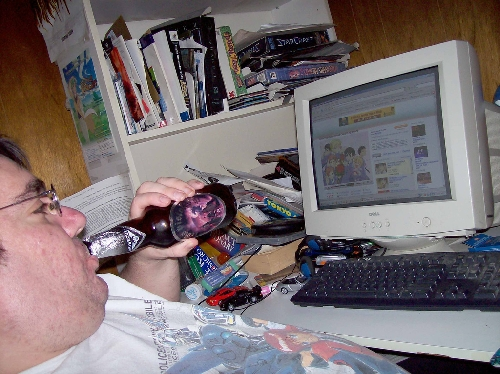
%> input picture Dataset/TrainSet/Interacting with computer/action0022.jpg, 500 x 374 px; its folder holds only this picture in this run
$ octave AVPR_A2_Klimack.m   (GNU Octave 9; MATLAB toolbox functions it lacks are replaced by stand-ins)
%> lines starting %> are read from the running program, lines starting %| are printed output that depends on the picture
% Human Action classification algorithm.
%
% Three main stages to the algorithm: preprocessing images, feature
%   extraction, and classification.

clear all

% paths to data
path_train = "Dataset/TrainSet";
path_test = "Dataset/TestSet";

% retrieve the class names. The name of the directories in the train path
% are assigned as the class names. Therefore, all of the classes must have
% one directory in the train path, as well as the test path folders, and no
% other folders than these should exist.
classes = getDirContents(path_train);

% select the feature extraction algorithm
feature_type = 'HOG'; % 'LBP'; %

t0=clock();

% retrieve the train and test image file names, and their associated class
% labels.
[train_files, trainy] = getImageFiles(path_train, classes);
[test_files, testy] = getImageFiles(path_test, classes);

% read, rescale, and convert to grayscale, all of the images in the train
% and test sets.
train_imgs = readImages(train_files);
test_imgs = readImages(test_files);

% preprocess the images by applying histogram equalization and/or image
% smoothing.
train_imgs = preprocessImages(train_imgs);
test_imgs = preprocessImages(test_imgs);

t1=clock();

% retrieve the feature vector for each image using one of the two
% implemented feature extraction algorithms.
if feature_type=='HOG'
    trainx = getFeaturesHOG(train_imgs);
% [30 lines not run here, left out]
function [image_files, labels]=getImageFiles(path, classes)
%> called with path = 'Dataset/TrainSet'
    image_files = {};
    idx = 1;
    for i = 1:length(classes)
       path_class = strcat(path, "/", classes{i});
       class_files = getDirContents(path_class);
       for j = 1:length(class_files)
           image_files{idx} = strcat(path_class, "/", class_files{j});
           labels{idx} = i;
           idx = idx+1;
       end
    end
%> pass 2 of the loop in getImageFiles, `for i = 1:length(classes)`:
%> pass 2 of the loop in getImageFiles, `for i = 1:length(classes)`:
    labels = cell2mat(labels);
end

function imgs=readImages(image_files)
    % read each image and store into a cell array, imgs.

    % rescale images to a common size
    img_size = 256;

    imgs={};
    for i =1:length(image_files)
        img = imread(image_files{i});
%> img is the input picture: size 374x500x3 uint8; mean R, G, B 122, 111.5, 113.3
        img = rgb2gray(img);
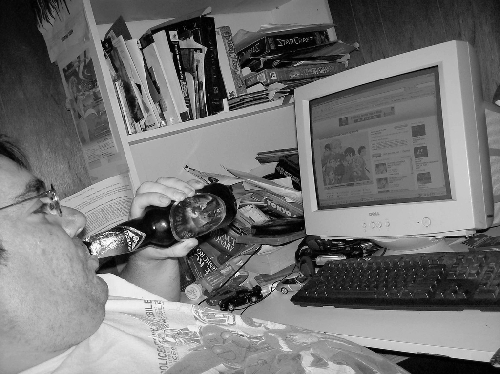
%> img: size 374x500 uint8; min 0, max 254, mean 114.9
        img = imresize(img, [img_size, img_size]);
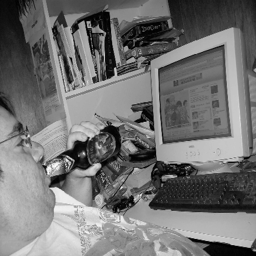
%> img: size 256x256 uint8; min 0, max 255, mean 114.9
        imgs{i} = img;
    end
%> pass 2 of the loop in readImages, `for i =1:length(image_files)`:
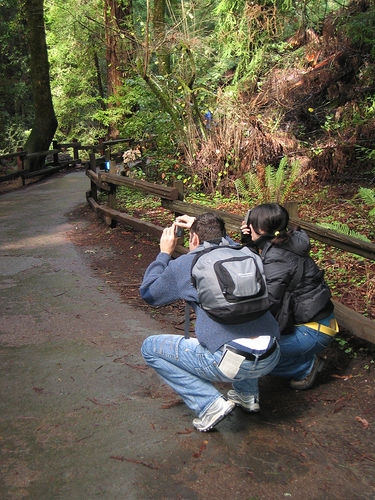
%> input picture Dataset/TrainSet/Photographing/action0570.jpg, 375 x 500 px
%> in readImages, img is the input picture: size 500x375x3 uint8; mean R, G, B 98.1, 92.2, 76.1
%> in readImages, `img = rgb2gray(img);`:
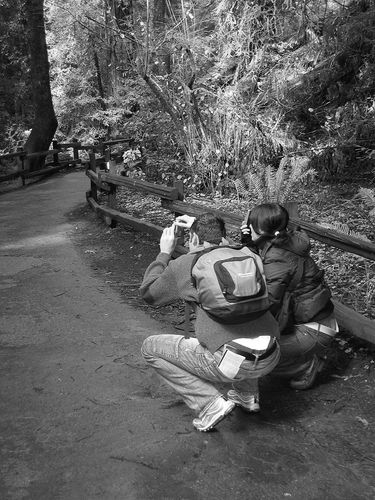
%> img: size 500x375 uint8; min 0, max 255, mean 92.1
%> in readImages, `img = imresize(img, [img_size, img_size]);`:
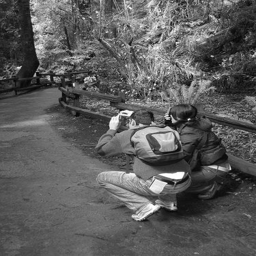
%> img: size 256x256 uint8; min 4, max 255, mean 92.1
%> `train_imgs = readImages(train_files);`: train_imgs = 2 items
%> pass 2 of the loop in readImages, `for i =1:length(image_files)`:
%> the loop in preprocessImages, `for i=1:length(imgs_init)` made 2 passes
%> the loop in preprocessImages (call 2), `for i=1:length(imgs_init)` made 2 passes
end

function content=getDirContents(path)
    % return a cell array listing the contents of a given path.
    items = dir (path);
    items = items(3:length(items));
    content = {};
    for i = 1:length(items)
        content{i} = items(i).('name');
    end
end

function x=getFeaturesLBP(imgs)
    num_images = length(imgs);
    x = 0;
    for i=1:num_images
        img = imgs{i};
        featureVector = extractLBPFeatures(img, 'NumNeighbors', 8, 'Radius',1,'CellSize', [12,12]);
        if x==0
            x = zeros(num_images, length(featureVector));
        end
        x(i,:) = featureVector;
    end
end

function x=getFeaturesHOG(imgs)
    cell_size = [12,12];
    num_images = length(imgs);
%> num_images = 2
    x=0;
    for i=1:num_images
        img = imgs{i};
        [featureVector,hogVisualization] = extractHOGFeatures(img, 'CellSize', cell_size, 'BlockSize', [2,2], 'NumBins', 9);
        if x ==0
            x = zeros(num_images, length(featureVector));
        end
        x(i,:) = featureVector;
    end
%> this loop made 1 pass
%> (the run ends here)
